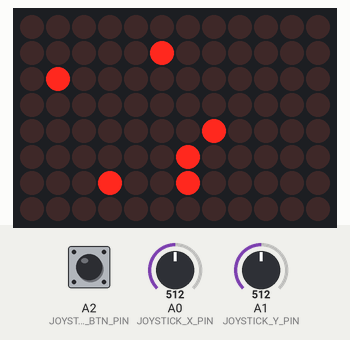
This sketch was run on a simulated Arduino Uno R4 WiFi. Parts: 12×8 LED matrix. The test bench sets the inputs (shaded band); at power-on: A0 (JOYSTICK_X_PIN) = 512, A1 (JOYSTICK_Y_PIN) = 512, A2 (JOYSTICK_BTN_PIN) HIGH. Random numbers use the default seed unless the sketch sets one.

Above: at 2.78 s.
2.8 s: A0 (JOYSTICK_X_PIN) set to 716
At 4.37 s:
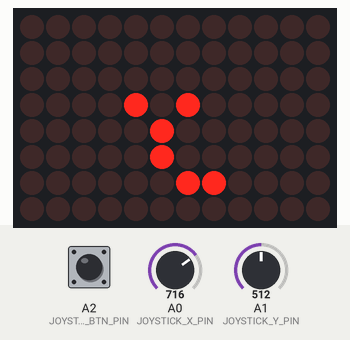
4.6 s: A1 (JOYSTICK_Y_PIN) set to 716
At 4.86 s:
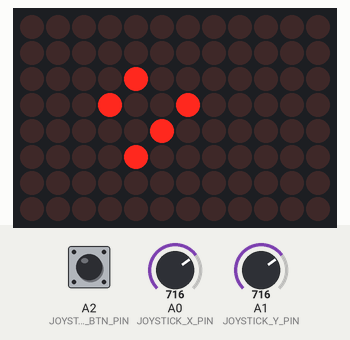
6.6 s: A2 (JOYSTICK_BTN_PIN) pulled LOW for 0.15 s
At 6.99 s:
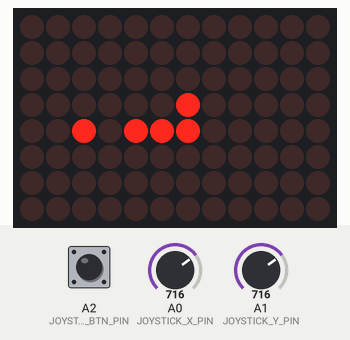
7.3 s: A0 (JOYSTICK_X_PIN) set to 900
At 8.47 s:
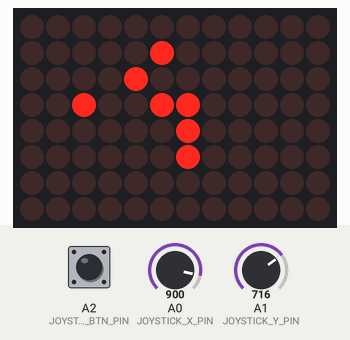
9.0 s: A1 (JOYSTICK_Y_PIN) set to 900
At 9.4 s:
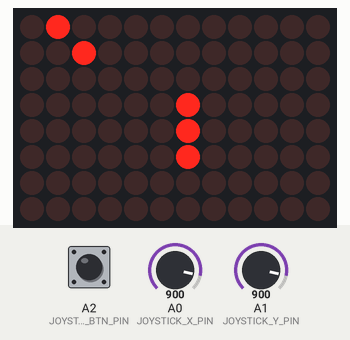
10.7 s: A2 (JOYSTICK_BTN_PIN) pulled LOW for 1 s
At 11.0 s:
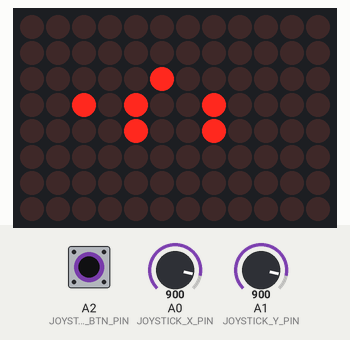

The sketch:

starfield3.ino
```cpp
/*
 * Starfield Animation
 * For Arduino UNO R4 LED Matrix (8x12)
 *
 * Simulates a flight through space with stars radiating from the center.
 */

#include <Arduino.h>
#include "Arduino_LED_Matrix.h"

ArduinoLEDMatrix matrix;

uint8_t frame[8][12];

struct Star {
  float x;
  float y;
  float z;
};

const int NUM_STARS = 7;
Star stars[NUM_STARS];

struct Laser {
  float x;
  float y;
  float z;
  bool active;
};

const int MAX_LASERS = 4; // Max number of lasers on screen at once
Laser lasers[MAX_LASERS];

// Function prototypes
void display_frame();
void clear_frame();
void resetStar(int i);
void fireLaser();
void updateLasers(float turnX, float turnY);

// Speed of the star field
float speed = 0.1; // Adjust for faster/slower movement

// Joystick pins
const int JOYSTICK_X_PIN = A0;
const int JOYSTICK_Y_PIN = A1;
const int JOYSTICK_BTN_PIN = A2;

bool lastButtonState = HIGH; // Assuming pull-up (LOW when pressed)

void setup() {
  Serial.begin(115200);
  // Default resolution is 10-bit (0-1023)
  // analogReadResolution(10);

  pinMode(JOYSTICK_X_PIN, INPUT);
  pinMode(JOYSTICK_Y_PIN, INPUT);
  pinMode(JOYSTICK_BTN_PIN, INPUT_PULLUP);

  delay(1500);
  matrix.begin();

  // Initialize stars with random positions
  for (int i = 0; i < NUM_STARS; i++) {
    resetStar(i);
    // Give them random initial Z so they don't all start at the back
    stars[i].z = random(100) / 10.0;
  }
}

void loop() {
  clear_frame();

  // Read joystick values (0-1023)
  // Center is ~512
  int joyX = analogRead(JOYSTICK_X_PIN);
  int joyY = analogRead(JOYSTICK_Y_PIN);

  // Read button
  bool buttonState = digitalRead(JOYSTICK_BTN_PIN);

  // Fire on press (LOW) if previously released (HIGH)
  if (buttonState == LOW && lastButtonState == HIGH) {
    fireLaser();
  }
  lastButtonState = buttonState;

  // Calculate turn speed based on joystick displacement from center
  // Adjust divisor to control sensitivity (higher number = slower turn)
  // X axis: 0-1023, center ~512.
  // Y axis: 0-1023, center ~512.
  // Divide by 4000.0 gives range approx -0.12 to 0.12 per frame
  float turnX = (joyX - 512) / 4000.0;
  float turnY = (joyY - 512) / 4000.0;

  updateLasers(turnX, turnY);

  for (int i = 0; i < NUM_STARS; i++) {
    // Move star closer
    stars[i].z -= speed;

    // Apply turn effect to existing stars
    // If we turn right (positive turnX), stars move left (pan camera right)
    stars[i].x -= turnX;
    stars[i].y -= turnY;

    // If star hits the "screen" or goes behind us, reset it
    if (stars[i].z <= 0.1) {
      resetStar(i);
    }

    // Project 3D coordinates to 2D screen space
    // Center is approximately (6, 4)
    // The divisor 1.5 helps scale the field of view
    float sx = (stars[i].x / stars[i].z) * 1.5 + 6;
    float sy = (stars[i].y / stars[i].z) * 1.5 + 4;

    int pixelX = (int)sx;
    int pixelY = (int)sy;

    // Check if star is within screen bounds
    if (pixelX >= 0 && pixelX < 12 && pixelY >= 0 && pixelY < 8) {
      frame[pixelY][pixelX] = 1; // Draw star
    } else {
      // Optional: Reset stars that go off screen to keep density constant
      // But letting them flow out looks more natural usually.
      // If Z is still high but it went off screen, we leave it be until Z gets low (or reset it).
      // For a continuous flow, usually you just let them drift out.
      // However, if we only reset on z <= 0.1, we might run out of visible stars if they go wide.
      // Let's stick to z-reset for 'warp' feel.
    }
  }

  display_frame();
  delay(30); // Frame rate control
}

void resetStar(int i) {
  // Random X and Y in a range centered around 0
  stars[i].x = random(200) / 10.0 - 10.0; // -10.0 to 10.0
  stars[i].y = random(160) / 10.0 - 8.0;  // -8.0 to 8.0
  stars[i].z = 10.0; // Start far away
}

void clear_frame() {
  for (int row = 0; row < 8; row++) {
    for (int col = 0; col < 12; col++) {
      frame[row][col] = 0;
    }
  }
}

void display_frame() {
  matrix.renderBitmap(frame, 8, 12);
}

void fireLaser() {
  // Find two empty slots for twin lasers
  // We need to find 2 slots to fire a pair.
  int slotsFound = 0;
  int indices[2];

  for (int i = 0; i < MAX_LASERS; i++) {
    if (!lasers[i].active) {
      indices[slotsFound++] = i;
      if (slotsFound == 2) break;
    }
  }

  if (slotsFound == 2) {
    // Left canon
    int idx1 = indices[0];
    lasers[idx1].x = -3.0; // Left of center
    lasers[idx1].y = 1.5;  // Just below center in world space
    lasers[idx1].z = 1.0;  // Start slightly in front
    lasers[idx1].active = true;

    // Right canon
    int idx2 = indices[1];
    lasers[idx2].x = 3.0; // Right of center
    lasers[idx2].y = 1.5;
    lasers[idx2].z = 1.0;
    lasers[idx2].active = true;
  }
}

void updateLasers(float turnX, float turnY) {
  for (int i = 0; i < MAX_LASERS; i++) {
    if (!lasers[i].active) continue;

    // Move laser forward (away from camera)
    lasers[i].z += speed * 3.0; // Lasers move faster than ship speed

    // Apply turn shift (opposite to turn direction)
    // As we turn, existing lasers appear to move sideways
    lasers[i].x -= turnX;
    lasers[i].y -= turnY;

    // Project 3D coordinates to 2D screen space
    float sx = (lasers[i].x / lasers[i].z) * 1.5 + 6;
    float sy = (lasers[i].y / lasers[i].z) * 1.5 + 4;

    int pixelX = (int)sx;
    int pixelY = (int)sy;

    // Check if laser is within screen bounds
    if (pixelX >= 0 && pixelX < 12 && pixelY >= 0 && pixelY < 8) {
      frame[pixelY][pixelX] = 1;
    }

    // Deactivate if too far away
    if (lasers[i].z > 15.0) {
      lasers[i].active = false;
    }
  }
}
```
